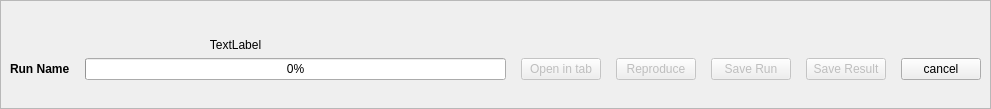
<?xml version="1.0" encoding="UTF-8"?>
<ui version="4.0">
 <class>Frame</class>
 <widget class="QFrame" name="Frame">
  <property name="geometry">
   <rect>
    <x>0</x>
    <y>0</y>
    <width>991</width>
    <height>109</height>
   </rect>
  </property>
  <property name="sizePolicy">
   <sizepolicy hsizetype="Minimum" vsizetype="Minimum">
    <horstretch>0</horstretch>
    <verstretch>0</verstretch>
   </sizepolicy>
  </property>
  <property name="minimumSize">
   <size>
    <width>860</width>
    <height>100</height>
   </size>
  </property>
  <property name="windowTitle">
   <string>Frame</string>
  </property>
  <property name="frameShape">
   <enum>QFrame::StyledPanel</enum>
  </property>
  <property name="frameShadow">
   <enum>QFrame::Raised</enum>
  </property>
  <widget class="QWidget" name="horizontalLayoutWidget">
   <property name="geometry">
    <rect>
     <x>10</x>
     <y>10</y>
     <width>971</width>
     <height>90</height>
    </rect>
   </property>
   <layout class="QHBoxLayout" name="horizontalLayout">
    <property name="spacing">
     <number>15</number>
    </property>
    <property name="topMargin">
     <number>28</number>
    </property>
    <item>
     <widget class="QLabel" name="label">
      <property name="font">
       <font>
        <weight>75</weight>
        <italic>false</italic>
        <bold>true</bold>
       </font>
      </property>
      <property name="text">
       <string>Run Name</string>
      </property>
     </widget>
    </item>
    <item>
     <widget class="QProgressBar" name="progressBar">
      <property name="value">
       <number>0</number>
      </property>
     </widget>
    </item>
    <item>
     <widget class="QPushButton" name="openTab_button">
      <property name="enabled">
       <bool>false</bool>
      </property>
      <property name="text">
       <string>Open in tab</string>
      </property>
     </widget>
    </item>
    <item>
     <widget class="QPushButton" name="reproduce_run">
      <property name="enabled">
       <bool>false</bool>
      </property>
      <property name="text">
       <string>Reproduce</string>
      </property>
     </widget>
    </item>
    <item>
     <widget class="QPushButton" name="save_run">
      <property name="enabled">
       <bool>false</bool>
      </property>
      <property name="text">
       <string>Save Run</string>
      </property>
     </widget>
    </item>
    <item>
     <widget class="QPushButton" name="save_result">
      <property name="enabled">
       <bool>false</bool>
      </property>
      <property name="text">
       <string>Save Result</string>
      </property>
     </widget>
    </item>
    <item>
     <widget class="QPushButton" name="cancel_button">
      <property name="text">
       <string>cancel</string>
      </property>
     </widget>
    </item>
   </layout>
  </widget>
  <widget class="QLabel" name="progress_label">
   <property name="geometry">
    <rect>
     <x>40</x>
     <y>29</y>
     <width>391</width>
     <height>31</height>
    </rect>
   </property>
   <property name="text">
    <string>TextLabel</string>
   </property>
   <property name="alignment">
    <set>Qt::AlignCenter</set>
   </property>
   <property name="wordWrap">
    <bool>false</bool>
   </property>
  </widget>
 </widget>
 <resources/>
 <connections/>
</ui>
